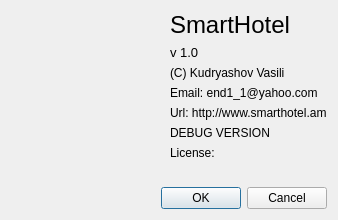
<?xml version="1.0" encoding="UTF-8"?>
<ui version="4.0">
 <class>About</class>
 <widget class="QDialog" name="About">
  <property name="geometry">
   <rect>
    <x>0</x>
    <y>0</y>
    <width>338</width>
    <height>220</height>
   </rect>
  </property>
  <property name="sizePolicy">
   <sizepolicy hsizetype="Fixed" vsizetype="Fixed">
    <horstretch>0</horstretch>
    <verstretch>0</verstretch>
   </sizepolicy>
  </property>
  <property name="windowTitle">
   <string>About</string>
  </property>
  <layout class="QGridLayout" name="gridLayout">
   <item row="7" column="1">
    <spacer name="verticalSpacer">
     <property name="orientation">
      <enum>Qt::Vertical</enum>
     </property>
     <property name="sizeHint" stdset="0">
      <size>
       <width>20</width>
       <height>40</height>
      </size>
     </property>
    </spacer>
   </item>
   <item row="0" column="1">
    <widget class="QLabel" name="label_2">
     <property name="font">
      <font>
       <pointsize>18</pointsize>
       <weight>50</weight>
       <italic>false</italic>
       <bold>false</bold>
      </font>
     </property>
     <property name="text">
      <string>SmartHotel</string>
     </property>
    </widget>
   </item>
   <item row="0" column="0" rowspan="9">
    <widget class="QLabel" name="label">
     <property name="text">
      <string/>
     </property>
     <property name="pixmap">
      <pixmap resource="res.qrc">:/images/app.png</pixmap>
     </property>
    </widget>
   </item>
   <item row="5" column="1">
    <widget class="QLabel" name="lbDebug">
     <property name="text">
      <string>DEBUG VERSION</string>
     </property>
    </widget>
   </item>
   <item row="10" column="0" colspan="2">
    <widget class="QDialogButtonBox" name="buttonBox">
     <property name="orientation">
      <enum>Qt::Horizontal</enum>
     </property>
     <property name="standardButtons">
      <set>QDialogButtonBox::Cancel|QDialogButtonBox::Ok</set>
     </property>
    </widget>
   </item>
   <item row="1" column="1">
    <widget class="QLabel" name="lbVersion">
     <property name="font">
      <font>
       <pointsize>10</pointsize>
       <italic>false</italic>
      </font>
     </property>
     <property name="text">
      <string>v 1.0</string>
     </property>
    </widget>
   </item>
   <item row="4" column="1">
    <widget class="QLabel" name="label_6">
     <property name="text">
      <string>Url: http://www.smarthotel.am</string>
     </property>
    </widget>
   </item>
   <item row="3" column="1">
    <widget class="QLabel" name="label_5">
     <property name="text">
      <string>Email: end1_1@yahoo.com</string>
     </property>
    </widget>
   </item>
   <item row="2" column="1">
    <widget class="QLabel" name="label_4">
     <property name="text">
      <string>(C) Kudryashov Vasili</string>
     </property>
    </widget>
   </item>
   <item row="6" column="1">
    <widget class="QLabel" name="lbLicense">
     <property name="text">
      <string>License:</string>
     </property>
    </widget>
   </item>
  </layout>
 </widget>
 <resources>
  <include location="res.qrc"/>
 </resources>
 <connections>
  <connection>
   <sender>buttonBox</sender>
   <signal>accepted()</signal>
   <receiver>About</receiver>
   <slot>accept()</slot>
   <hints>
    <hint type="sourcelabel">
     <x>248</x>
     <y>254</y>
    </hint>
    <hint type="destinationlabel">
     <x>157</x>
     <y>274</y>
    </hint>
   </hints>
  </connection>
  <connection>
   <sender>buttonBox</sender>
   <signal>rejected()</signal>
   <receiver>About</receiver>
   <slot>reject()</slot>
   <hints>
    <hint type="sourcelabel">
     <x>316</x>
     <y>260</y>
    </hint>
    <hint type="destinationlabel">
     <x>286</x>
     <y>274</y>
    </hint>
   </hints>
  </connection>
 </connections>
</ui>
